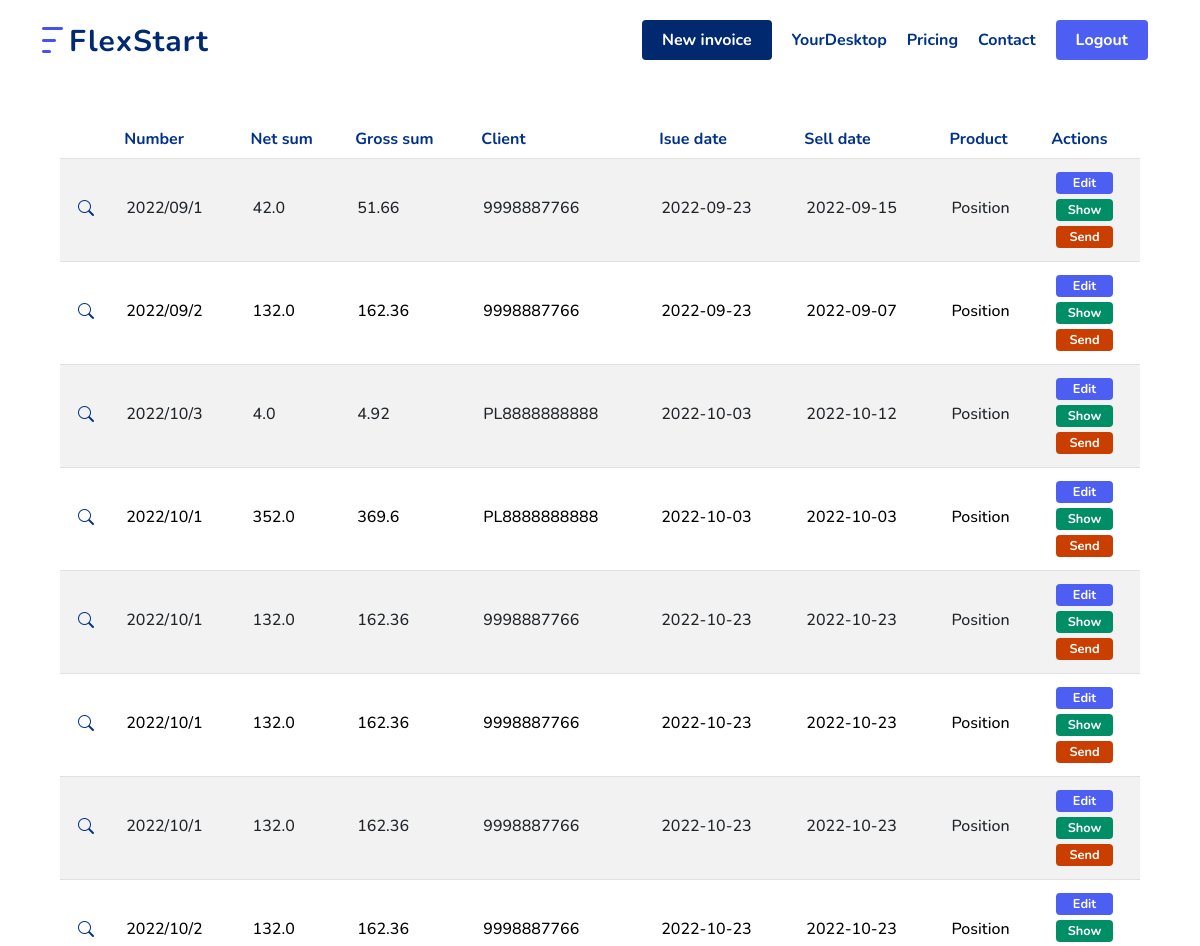
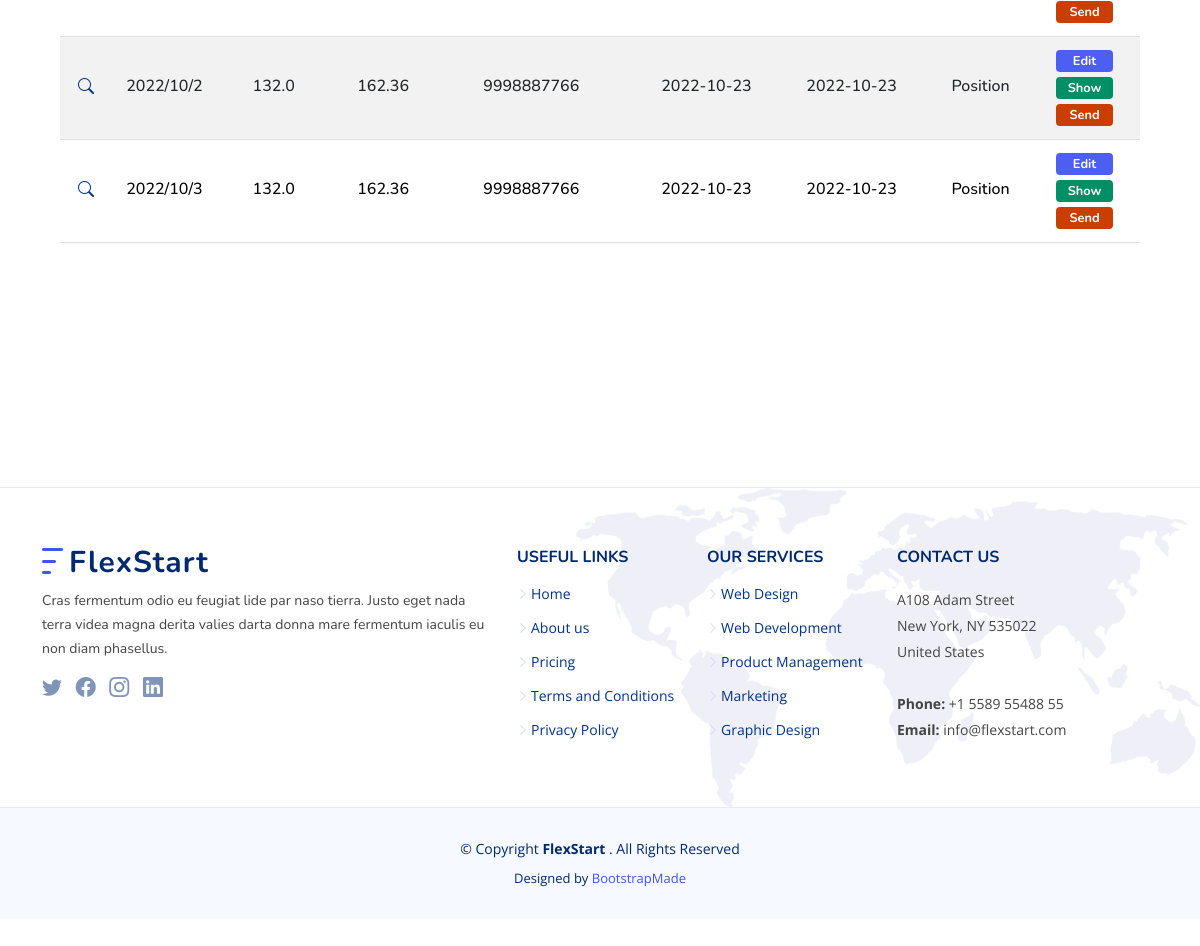
Screenshot of /your_invoices (signed in) with the database file from the repository (2 pictures, top to bottom).
### scripts/invoice.py (models this page shows, shortened)
class InvoiceForm(Invoice):
    def __init__(
        self,
        id,
        amount,
        invoice_no,
        invoice_type,
        issue_city,
        issue_date,
        issuer_tax_no,
        item,
        price_net,
        recipient_tax_no,
        sell_date,
        sum_gross,
        sum_net,
        tax_rate,
        unit,
    ):
        super().__init__()
        self.id = id
        self.invoice_no = invoice_no
        self.invoice_type = invoice_type
        self.issue_city = issue_city
        self.issue_date = issue_date
        self.issuer_tax_no = issuer_tax_no
        self.item = item
        self.price_net = price_net
        self.recipient_tax_no = recipient_tax_no
        self.sell_date = sell_date
        self.sum_gross = sum_gross
        self.sum_net = sum_net
        self.tax_rate = tax_rate
        self.unit = unit
        self.amount = amount

### main.py (the view)
@app.route("/your_invoices", methods=["GET", "POST"])
@login_required
def your_invoices():
    if request.method == "POST":
        pass
    else:
        invoices = InvoiceForm.query.order_by(InvoiceForm.issue_date).all()
        return render_template("your_invoices.html", invoices=invoices)
    return render_template("your_invoices.html")

### main.py (called while the page is built)
@login_manager.user_loader
def load_user(email):
    return User.query.get(email)

### templates/your_invoices.html (shortened to what this page needs)
<html>
<head>
    <link href="/static/assets/vendor/bootstrap/css/bootstrap.min.css" rel="stylesheet" media="screen">
    <link href="/static/assets/vendor/aos/aos.css" rel="stylesheet">
    <link href="/static/assets/vendor/bootstrap/css/bootstrap.min.css" rel="stylesheet">
    <link href="/static/assets/vendor/bootstrap-icons/bootstrap-icons.css" rel="stylesheet">
    <link href="/static/assets/vendor/glightbox/css/glightbox.min.css" rel="stylesheet">
    <link href="/static/assets/vendor/remixicon/remixicon.css" rel="stylesheet">
    <link href="/static/assets/vendor/swiper/swiper-bundle.min.css" rel="stylesheet">
    <link href="/static/assets/css/style.css" rel="stylesheet">
</head>
<body>
    <header id="header" class="header fixed-top">
        <div class="container-fluid container-xl d-flex align-items-center justify-content-between">
            <a href="/home" class="logo d-flex align-items-center">
                <img src="/static/assets/img/logo.png" alt="">
                <span>FlexStart</span>
            </a>
            <nav id="navbar" class="navbar">
                <ul>
                    <li><a class="new-invoice scrollto" href="/new_invoice">New invoice</a></li>
                    <li><a class="nav-link scrollto" href="{{ url_for('user') }}">YourDesktop</a></li>
                    <li><a class="nav-link scrollto" href="{{ url_for('home') }}">Pricing</a></li>
                    <li><a class="nav-link scrollto" href="#contact">Contact</a></li>
                    <li><a class="login-logout scrollto" href="{{ url_for('logout') }}">Logout</a></li>
                </ul>
            </nav>
        </div>
    </header>
    <section id="invoices" class="invoices">
        <div id="list_table" class="narrower">
            <div class="table-responsive ">
                <table class="table table-hover table-striped dynamic_columns">
                    <thead>
                        <tr>
                            <th>
                            </th>
                            <th id="number_th">
                                <a href="#" class="table-header"
                                    onclick="$('#order').val('number'); ; $('#form1').submit(); return false;">Number</a>
                            </th>
                            <th>
                                <a href="#" class="table-header"
                                    onclick="$('#order').val('price_net'); ; $('#form1').submit(); return false;">Net
                                    sum</a>
                            </th>
                            <th class="text-right">
                                <a href="#" class="table-header"
                                    onclick="$('#order').val('price_gross'); ; $('#form1').submit(); return false;">Gross
                                    sum</a>
                            </th>
                            <th>
                                <a href="#" class="table-header"
                                    onclick="$('#order').val('buyer_name'); ; $('#form1').submit(); return false;">Client</a>
                            </th>
                            <th>
                                <a href="#" class="table-header"
                                    onclick="$('#order').val('issue_date'); ; $('#form1').submit(); return false;">Isue
                                    date</a>
                            </th>
                            <th>
                                <a href="#" class="table-header"
                                    onclick="$('#order').val('paid_date'); ; $('#form1').submit(); return false;">Sell
                                    date</a>
                            </th>
                            <th>
                                <a href="#" class="table-header"
                                    onclick="$('#order').val('product_cache'); ; $('#form1').submit(); return false;">Product</a>
                            </th>
                            <th>
                                <a class="table-header">
                                    Actions</a>
                            </th>
                        </tr>
                    </thead>
                    <tbody>
                        {% for invoice in invoices %}
                        <tr id="trline174063933">
                            <td class="table-cell-search">
                                <a href="/your_invoices/show/{{ invoice.id }}" target="_blank" class="bi bi-search"></i>
                            </td>
                            <td class="table-cell">{{ invoice.invoice_no }}</td>
                            <td class="table-cell">{{ invoice.sum_net }}</td>
                            <td class="table-cell">{{ invoice.sum_gross }}</td>
                            <td class="table-cell">{{ invoice.recipient_tax_no }}</td>
                            <td class="table-cell">{{ invoice.issue_date }}</td>
                            <td class="table-cell">{{ invoice.sell_date }}</td>
                            <td class="table-cell">{{ invoice.item }}</td>
                            <td class="invoice-action-buttons">
                                <button class="col-lg-12 invoice-action edit">
                                    <a href="/your_invoices/edit/{{ invoice.id }}" target="_blank">Edit</a>
                                </button>
                                <button class="col-lg-12 invoice-action print">
                                    <a href="/your_invoices/show/{{ invoice.id }}" target="_blank">Show</a> </button>
                                <button class="col-lg-12 invoice-action send">
                                    <a href="/your_invoices/send_email/{{ invoice.id }}" target="_blank">Send</a>
                                </button>
                            </td>
                        </tr>
                        {% endfor %}
                    </tbody>
                </table>
            </div>
            <br>
            <br>
        </div>
    </section>
    <section id="contact" class="contact">
        {% include "footer.html" %}
    </section>
</body>
</html>

### templates/footer.html
{% block footer %}
<footer id="footer" class="footer">
    <div class="footer-top">
        <div class="container">
            <div class="row gy-4">
                <div class="col-lg-5 col-md-12 footer-info">
                    <a href="home" class="logo d-flex align-items-center">
                        <img src="/static/assets/img/logo.png" alt="">
                        <span>FlexStart</span>
                    </a>
                    <p>Cras fermentum odio eu feugiat lide par naso tierra. Justo eget nada terra videa magna derita
                        valies
                        darta donna mare fermentum iaculis eu non diam phasellus.</p>
                    <div class="social-links mt-3">
                        <a href="#" class="twitter"><i class="bi bi-twitter"></i></a>
                        <a href="#" class="facebook"><i class="bi bi-facebook"></i></a>
                        <a href="#" class="instagram"><i class="bi bi-instagram"></i></a>
                        <a href="#" class="linkedin"><i class="bi bi-linkedin"></i></a>
                    </div>
                </div>
                <div class="col-lg-2 col-6 footer-links">
                    <h4>Useful Links</h4>
                    <ul>
                        <li><i class="bi bi-chevron-right"></i> <a href="#">Home</a></li>
                        <li><i class="bi bi-chevron-right"></i> <a href="#about">About us</a></li>
                        <li><i class="bi bi-chevron-right"></i> <a href="#pricing">Pricing</a></li>
                        <li><i class="bi bi-chevron-right"></i> <a href="/terms-and-coditions">Terms and Conditions</a>
                        </li>
                        <li><i class="bi bi-chevron-right"></i> <a href="/privacy-policy">Privacy Policy</a></li>
                    </ul>
                </div>
                <div class="col-lg-2 col-6 footer-links">
                    <h4>Our Services</h4>
                    <ul>
                        <li><i class="bi bi-chevron-right"></i> <a href="#">Web Design</a></li>
                        <li><i class="bi bi-chevron-right"></i> <a href="#">Web Development</a></li>
                        <li><i class="bi bi-chevron-right"></i> <a href="#">Product Management</a></li>
                        <li><i class="bi bi-chevron-right"></i> <a href="#">Marketing</a></li>
                        <li><i class="bi bi-chevron-right"></i> <a href="#">Graphic Design</a></li>
                    </ul>
                </div>
                <div class="col-lg-3 col-md-12 footer-contact text-center text-md-start">
                    <h4>Contact Us</h4>
                    <p>
                        A108 Adam Street <br>
                        New York, NY 535022<br>
                        United States <br><br>
                        <strong>Phone:</strong> +1 5589 55488 55<br>
                        <strong>Email:</strong> info@flexstart.com<br>
                    </p>
                </div>
            </div>
        </div>
    </div>
    <div class="container">
        <div class="copyright">
            &copy; Copyright <strong><span>FlexStart</span></strong> {{ current_year }}. All Rights Reserved
        </div>
        <div class="credits">
            Designed by <a href="https://bootstrapmade.com/">BootstrapMade</a>
        </div>
    </div>
</footer>
{% endblock %}

### static/assets/css/style.css (style rules this page uses)
:root { scroll-behavior: smooth; }
body { font-family: "Open Sans", sans-serif; color: #444444; }
a { color: #4154f1; text-decoration: none; }
h1, h2, h3, h4, h5, h6 { font-family: "Nunito", sans-serif; }
section { padding: 60px 0; overflow: hidden; }
.header { transition: all 0.5s; z-index: 997; padding: 20px 0; }
.header .logo { line-height: 0; }
.header .logo img { max-height: 40px; margin-right: 6px; }
.header .logo span { font-size: 30px; font-weight: 700; letter-spacing: 1px; color: #012970; font-family: "Nunito", sans-serif; margin-top: 3px; }
.navbar { padding: 0; }
.navbar ul { margin: 0; padding: 0; display: flex; list-style: none; align-items: center; }
.navbar li { position: relative; }
.navbar a, .navbar a:focus { display: flex; align-items: center; justify-content: space-between; margin-left: 10px; margin-right: 10px; font-family: "Nunito", sans-serif; font-size: 16px; font-weight: 700; color: #013289; white-space: nowrap; transition: 0.3s; }
.navbar .login-logout, .navbar .login-logout:focus { background: #4d5ef2; padding: 8px 20px; margin-left: 10px; margin-right: 10px; border-radius: 4px; color: #fff; }
.navbar .new-invoice, .navbar .new-invoice:focus { background: #012970; padding: 8px 20px; margin-left: 30px; border-radius: 4px; color: #fff; }
.footer { background: #f6f9ff; padding: 0 0 30px 0; font-size: 14px; }
.footer .footer-top { background: white url(../img/footer-bg.png) no-repeat right top; background-size: contain; border-top: 1px solid #e1ecff; border-bottom: 1px solid #e1ecff; padding: 60px 0 30px 0; }
.footer .footer-top .footer-info { margin-bottom: 30px; }
.footer .footer-top .footer-info .logo { line-height: 0; margin-bottom: 15px; }
.footer .footer-top .footer-info .logo img { max-height: 40px; margin-right: 6px; }
.footer .footer-top .footer-info .logo span { font-size: 30px; font-weight: 700; letter-spacing: 1px; color: #012970; font-family: "Nunito", sans-serif; margin-top: 3px; }
.footer .footer-top .footer-info p { font-size: 14px; line-height: 24px; margin-bottom: 0; font-family: "Nunito", sans-serif; }
.footer .footer-top .social-links a { font-size: 20px; display: inline-block; color: rgba(1, 41, 112, 0.5); line-height: 0; margin-right: 10px; transition: 0.3s; }
.footer .footer-top h4 { font-size: 16px; font-weight: bold; color: #012970; text-transform: uppercase; position: relative; padding-bottom: 12px; }
.footer .footer-top .footer-links { margin-bottom: 30px; }
.footer .footer-top .footer-links ul { list-style: none; padding: 0; margin: 0; }
.footer .footer-top .footer-links ul i { padding-right: 2px; color: #d0d4fc; font-size: 12px; line-height: 0; }
.footer .footer-top .footer-links ul li { padding: 10px 0; display: flex; align-items: center; }
.footer .footer-top .footer-links ul li:first-child { padding-top: 0; }
.footer .footer-top .footer-links ul a { color: #013289; transition: 0.3s; display: inline-block; line-height: 1; }
.footer .footer-top .footer-contact p { line-height: 26px; }
.footer .copyright { text-align: center; padding-top: 30px; color: #012970; }
.footer .credits { padding-top: 10px; text-align: center; font-size: 13px; color: #012970; }
.invoices { margin: 5%; color: rgb(42, 41, 41); }
.invoices .table-header { font-family: "Nunito", sans-serif; font-weight: 700; color: #013289; }
.invoices .table-cell { font-family: "Nunito", sans-serif; font-weight: 500; color: #000; padding-left: 10px; padding-top: 3.5%; }
.invoices .table-cell-search { padding-top: 3.5%; }
.bi-search { color: #013289; padding-left: 10px; }
.invoice-action-buttons { margin-right: 10px; }
.invoice-action { padding: 0px; margin: 5px 5px 5px 5px; border-radius: 4px; width: 70%; height: 50%; color: #fff; text-align: center; border-color: transparent; display: block; transition: 0.3s; }
.invoice-action a { font-family: "Nunito", sans-serif; font-weight: 700; font-size: .8em; color: #fff; }
.edit, .edit:focus { background-color: #4d5ef2; }
.print, .print:focus { background-color: #008E67; }
.send, .send:focus { background-color: #CA3F00; }

### rows the page displays
InvoiceForm: invoice_no "2022/09/1", sum_net "42.0", sum_gross "51.66", recipient_tax_no "9998887766", issue_date "2022-09-23", sell_date "2022-09-15", item "Position"
InvoiceForm: invoice_no "2022/09/2", sum_net "132.0", sum_gross "162.36", recipient_tax_no "9998887766", issue_date "2022-09-23", sell_date "2022-09-07", item "Position"
InvoiceForm: invoice_no "2022/10/3", sum_net "4.0", sum_gross "4.92", recipient_tax_no "PL8888888888", issue_date "2022-10-03", sell_date "2022-10-12", item "Position"
InvoiceForm: invoice_no "2022/10/1", sum_net "352.0", sum_gross "369.6", recipient_tax_no "PL8888888888", issue_date "2022-10-03", sell_date "2022-10-03", item "Position"
InvoiceForm: invoice_no "2022/10/1", sum_net "132.0", sum_gross "162.36", recipient_tax_no "9998887766", issue_date "2022-10-23", sell_date "2022-10-23", item "Position"
InvoiceForm: invoice_no "2022/10/1", sum_net "132.0", sum_gross "162.36", recipient_tax_no "9998887766", issue_date "2022-10-23", sell_date "2022-10-23", item "Position"
InvoiceForm: invoice_no "2022/10/1", sum_net "132.0", sum_gross "162.36", recipient_tax_no "9998887766", issue_date "2022-10-23", sell_date "2022-10-23", item "Position"
InvoiceForm: invoice_no "2022/10/2", sum_net "132.0", sum_gross "162.36", recipient_tax_no "9998887766", issue_date "2022-10-23", sell_date "2022-10-23", item "Position"
InvoiceForm: invoice_no "2022/10/2", sum_net "132.0", sum_gross "162.36", recipient_tax_no "9998887766", issue_date "2022-10-23", sell_date "2022-10-23", item "Position"
InvoiceForm: invoice_no "2022/10/3", sum_net "132.0", sum_gross "162.36", recipient_tax_no "9998887766", issue_date "2022-10-23", sell_date "2022-10-23", item "Position"
